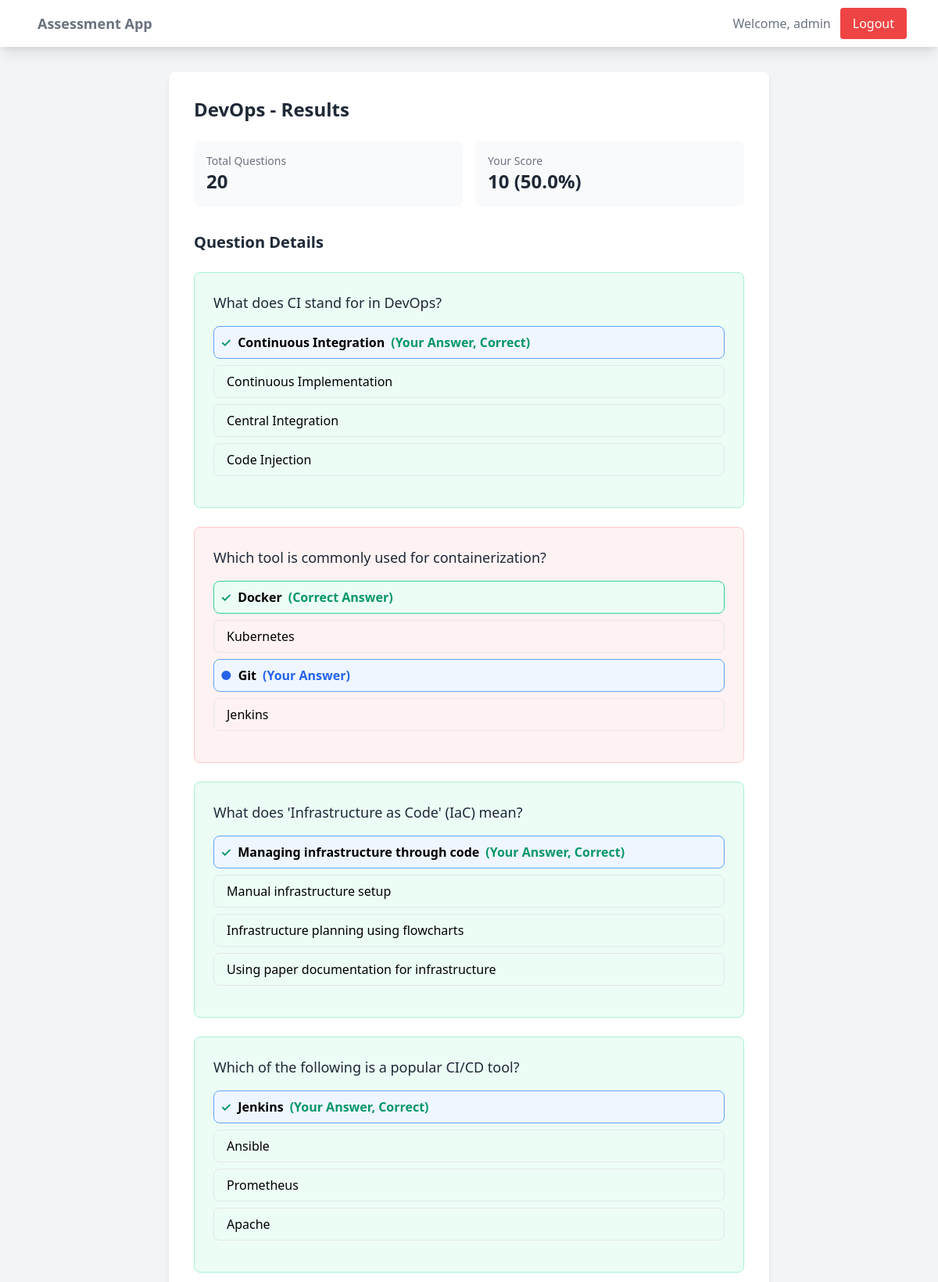
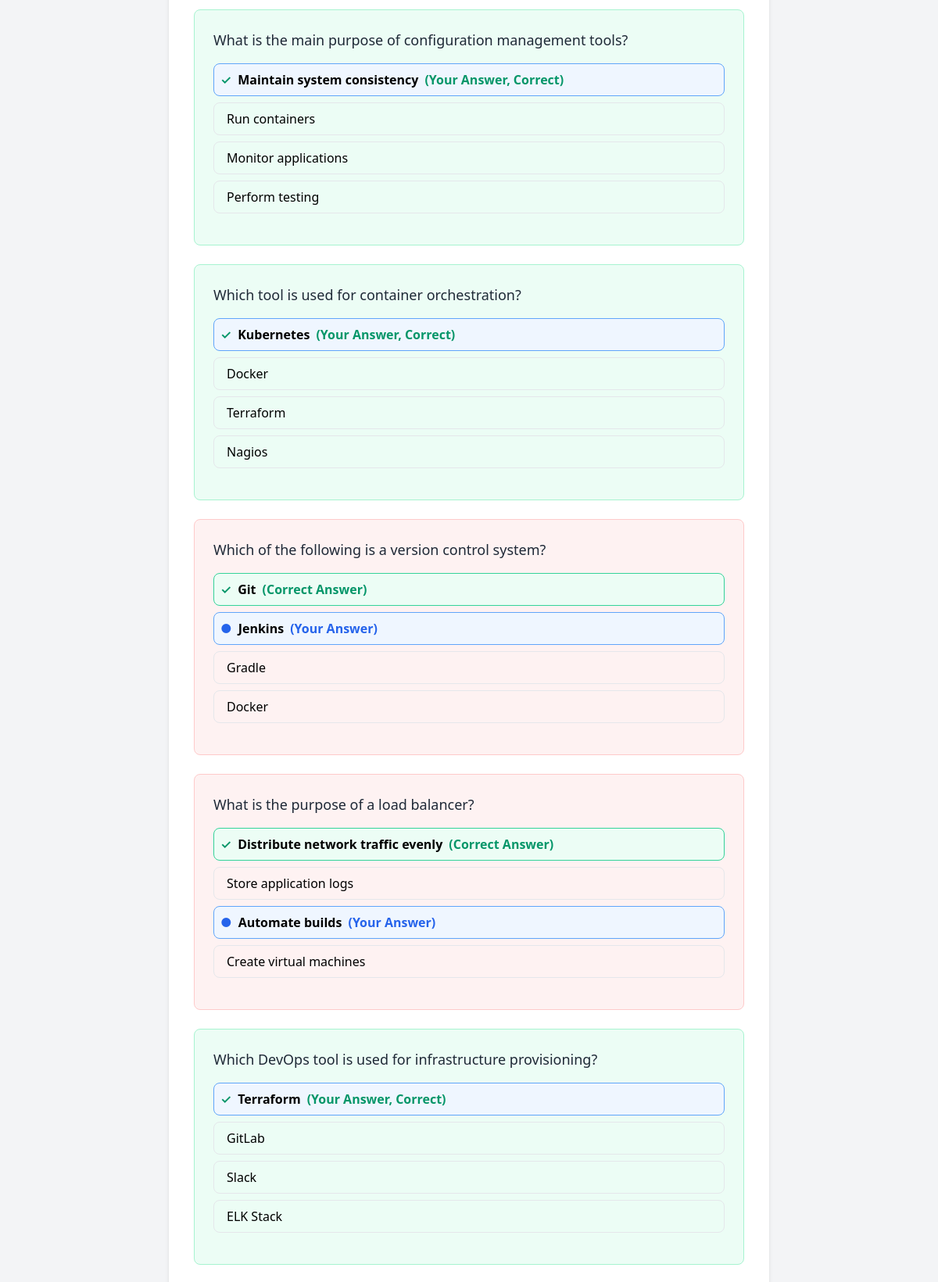
The page /assessment/3/results/ (signed in, upper part) on the database its author committed (2 pictures, top to bottom).
### quiz/models.py (models this page shows, shortened)
class Assessment(models.Model):
    title = models.CharField(max_length=200)
    created_at = models.DateTimeField(auto_now_add=True)
    created_by = models.ForeignKey(User, on_delete=models.CASCADE)

class UserAssessment(models.Model):
    user = models.ForeignKey(User, on_delete=models.CASCADE)
    assessment = models.ForeignKey(Assessment, on_delete=models.CASCADE)
    started_at = models.DateTimeField(auto_now_add=True)
    completed_at = models.DateTimeField(null=True, blank=True)
    score = models.IntegerField(default=0)
    current_question_index = models.IntegerField(default=0)
    class Meta:
        unique_together = ['user', 'assessment']

class UserResponse(models.Model):
    user_assessment = models.ForeignKey(UserAssessment, on_delete=models.CASCADE)
    question = models.ForeignKey(Question, on_delete=models.CASCADE)
    selected_option = models.IntegerField(choices=[(1, 'Option 1'), (2, 'Option 2'), (3, 'Option 3'), (4, 'Option 4')])
    is_correct = models.BooleanField(default=False)
    response_time = models.DateTimeField(auto_now_add=True)
    class Meta:
        unique_together = ['user_assessment', 'question']

class Question(models.Model):
    assessment = models.ForeignKey(Assessment, on_delete=models.CASCADE, related_name='questions')
    question_text = models.TextField()
    option1 = models.CharField(max_length=200)
    option2 = models.CharField(max_length=200)
    option3 = models.CharField(max_length=200)
    option4 = models.CharField(max_length=200)
    correct_option = models.IntegerField(choices=[(1, 'Option 1'), (2, 'Option 2'), (3, 'Option 3'), (4, 'Option 4')])

### quiz/views.py (the view)
# urls.py: path('assessment/<int:assessment_id>/results/', views.assessment_results, name='assessment_results'),
@login_required
def assessment_results(request, assessment_id):
    assessment = get_object_or_404(Assessment, id=assessment_id)
    user_assessment = get_object_or_404(UserAssessment, user=request.user, assessment=assessment)
    if not user_assessment.completed_at:
        return redirect('quiz:take_question', assessment_id=assessment_id)
    responses = UserResponse.objects.filter(user_assessment=user_assessment)
    total_questions = assessment.questions.count()
    enriched_responses = []
    for response in responses:
        question = response.question
        options = [
            (1, question.option1),
            (2, question.option2),
            (3, question.option3),
            (4, question.option4),
        ]
        enriched_responses.append({
            'response': response,
            'options': options,
            'selected_option': response.selected_option,
            'correct_option': question.correct_option,
        })
    context = {
        'assessment': assessment,
        'user_assessment': user_assessment,
        'responses': enriched_responses,
        'total_questions': total_questions,
        'score_percentage': (user_assessment.score / total_questions) * 100,
    }
    return render(request, 'quiz/assessment_results.html', context)

### quiz/templates/quiz/assessment_results.html (shortened to what this page needs)
{% extends 'quiz/base.html' %}
{% block content %}
<div class="max-w-3xl mx-auto">
    <div class="bg-white rounded-lg shadow-md p-8 mb-8">
        <h2 class="text-2xl font-bold text-gray-800 mb-6">{{ assessment.title }} - Results</h2>
        <div class="grid grid-cols-2 gap-4 mb-8">
            <div class="p-4 bg-gray-50 rounded-lg">
                <p class="text-sm text-gray-500">Total Questions</p>
                <p class="text-2xl font-bold text-gray-800">{{ total_questions }}</p>
            </div>
            <div class="p-4 bg-gray-50 rounded-lg">
                <p class="text-sm text-gray-500">Your Score</p>
                <p class="text-2xl font-bold text-gray-800">{{ user_assessment.score }} ({{ score_percentage|floatformat:1 }}%)</p>
            </div>
        </div>
        <div class="space-y-6">
            <h3 class="text-xl font-semibold text-gray-800 mb-4">Question Details</h3>
            {% for enriched in responses %}
                {% with response=enriched.response options=enriched.options selected_option=enriched.selected_option correct_option=enriched.correct_option %}
                <div class="border rounded-lg p-6 {% if response.is_correct %}bg-green-50 border-green-200{% else %}bg-red-50 border-red-200{% endif %}">
                    <p class="text-lg text-gray-800 mb-4">{{ response.question.question_text }}</p>
                    <div class="mb-4">
                        <ul class="space-y-2">
                            {% for opt_num, opt_text in options %}
                                <li class="p-2 rounded-lg border flex items-center
                                    {% if opt_num == selected_option %} border-blue-400 bg-blue-50 font-semibold {% endif %}
                                    {% if opt_num == correct_option %} border-green-400 bg-green-50 font-semibold {% endif %}">
                                    <span class="mr-2">
                                        {% if opt_num == selected_option and opt_num == correct_option %}
                                            <span class="text-green-600">&#10003;</span>
                                        {% elif opt_num == selected_option %}
                                            <span class="text-blue-600">&#9679;</span>
                                        {% elif opt_num == correct_option %}
                                            <span class="text-green-600">&#10003;</span>
                                        {% endif %}
                                    </span>
                                    {{ opt_text }}
                                    {% if opt_num == selected_option and opt_num == correct_option %}
                                        <span class="ml-2 text-green-600">(Your Answer, Correct)</span>
                                    {% elif opt_num == selected_option %}
                                        <span class="ml-2 text-blue-600">(Your Answer)</span>
                                    {% elif opt_num == correct_option %}
                                        <span class="ml-2 text-green-600">(Correct Answer)</span>
                                    {% endif %}
                                </li>
                            {% endfor %}
                        </ul>
                    </div>
                </div>
                {% endwith %}
            {% endfor %}
        </div>
    </div>
</div>
{% endblock %}

### quiz/templates/quiz/base.html (shortened to what this page needs)
<!DOCTYPE html>
<html lang="en">
<head>
    <link href="https://cdn.jsdelivr.net/npm/tailwindcss@2.2.19/dist/tailwind.min.css" rel="stylesheet">
</head>
<body class="bg-gray-100 min-h-screen">
    <nav class="bg-white shadow-lg">
        <div class="max-w-6xl mx-auto px-4">
            <div class="flex justify-between">
                <div class="flex space-x-7">
                    <div>
                        <a href="{% url 'quiz:assessment_list' %}" class="flex items-center py-4 px-2">
                            <span class="font-semibold text-gray-500 text-lg">Assessment App</span>
                        </a>
                    </div>
                </div>
                <div class="flex items-center space-x-3">
                    {% if user.is_authenticated %}
                        <span class="text-gray-500">Welcome, {{ user.username }}</span>
                        <form method="post" action="{% url 'logout' %}" style="display:inline;">
                            <button type="submit" class="py-2 px-4 bg-red-500 hover:bg-red-600 text-white rounded transition duration-300">Logout</button>
                        </form>
                    {% else %}
                        <a href="{% url 'login' %}" class="py-2 px-4 bg-blue-500 hover:bg-blue-600 text-white rounded transition duration-300">Login</a>
                    {% endif %}
                </div>
            </div>
        </div>
    </nav>
    <main class="container mx-auto px-4 py-8">
        {% block content %}
        {% endblock %}
    </main>
</body>
</html>

### rows shown on the page
Assessment: title "DevOps"
UserAssessment: score "10"
UserResponse: response.question.question_text "What does CI stand for in DevOps?"
Question: options "Continuous Integration" "Continuous Implementation" "Central Integration" "Code Injection"
UserResponse: response.question.question_text "Which tool is commonly used for containerization?"
Question: options "Docker" "Kubernetes" "Git" "Jenkins"
UserResponse: response.question.question_text "What does 'Infrastructure as Code' (IaC) mean?"
Question: options "Managing infrastructure through code" "Manual infrastructure setup" "Infrastructure planning using flowcharts" "Using paper documentation for infrastructure"
UserResponse: response.question.question_text "Which of the following is a popular CI/CD tool?"
Question: options "Jenkins" "Ansible" "Prometheus" "Apache"
UserResponse: response.question.question_text "What is the main purpose of configuration management tools?"
Question: options "Maintain system consistency" "Run containers" "Monitor applications" "Perform testing"
UserResponse: response.question.question_text "Which tool is used for container orchestration?"
Question: options "Kubernetes" "Docker" "Terraform" "Nagios"
UserResponse: response.question.question_text "Which of the following is a version control system?"
Question: options "Git" "Jenkins" "Gradle" "Docker"
UserResponse: response.question.question_text "What is the purpose of a load balancer?"
Question: options "Distribute network traffic evenly" "Store application logs" "Automate builds" "Create virtual machines"
UserResponse: response.question.question_text "Which DevOps tool is used for infrastructure provisioning?"
Question: options "Terraform" "GitLab" "Slack" "ELK Stack"

### other values the page prints
{{ user.username }} "admin"
{{ total_questions }} "20"
{{ score_percentage|floatformat:1 }} "50.0"
